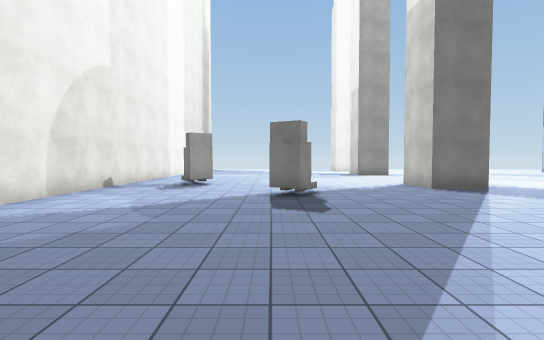
[1] (above)

17 first-person views from a walk through a 3-D level made in the Unity game engine. The camera is 1.5 m above the floor, tilts 2° down and sees 85° across. The floor is counted in squares, 2 m on a side. Each view is taken from the middle of a square. On the plan, view 1 faces up. The plan holds only what a view shows up to about 10 squares ahead; the rest is blank. The place goes on beyond the plan. Surface patterns are stand-ins for the level's own textures.

[2]
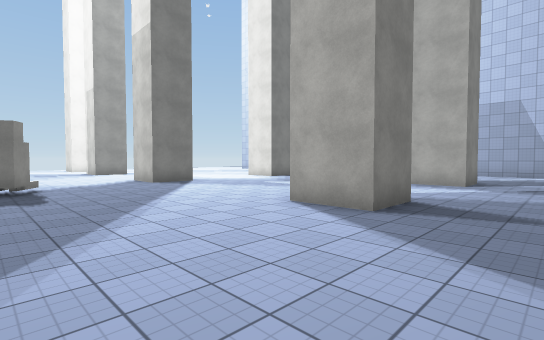

[3]
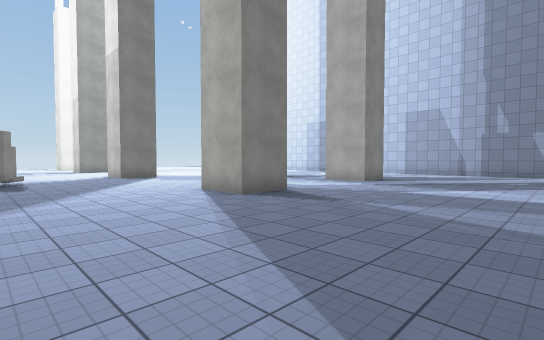

[4]
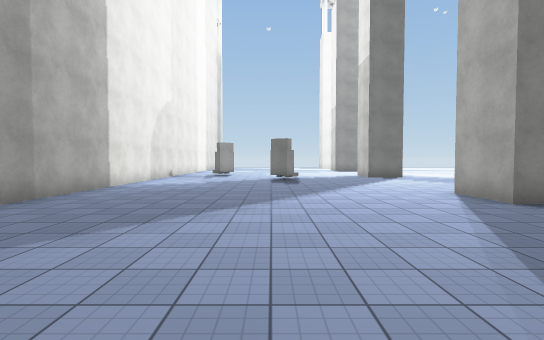

[5]
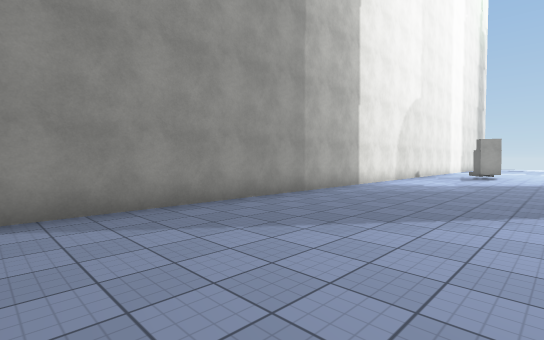

[6]
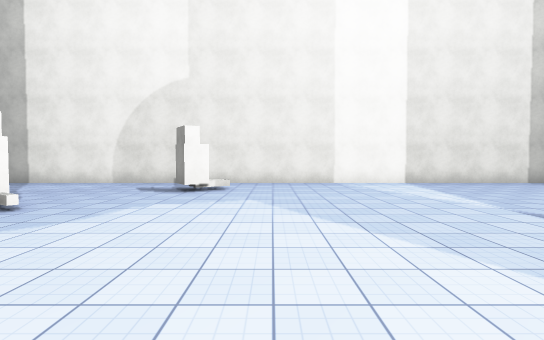

[7]
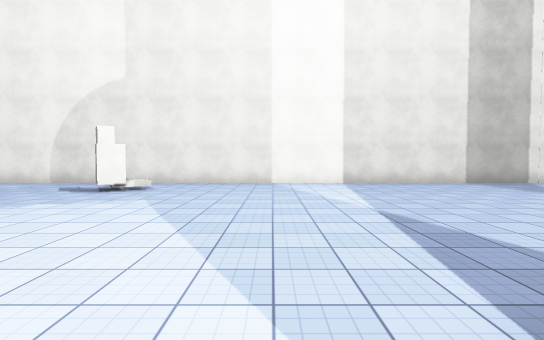

[8]
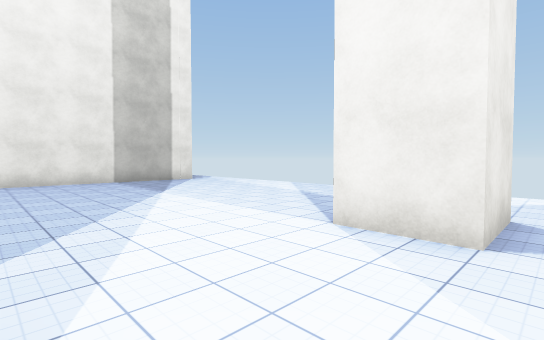

[9]
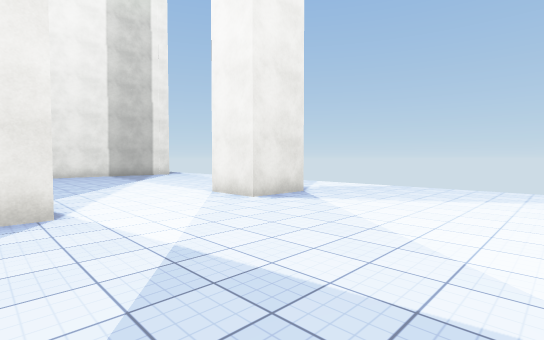

[10]
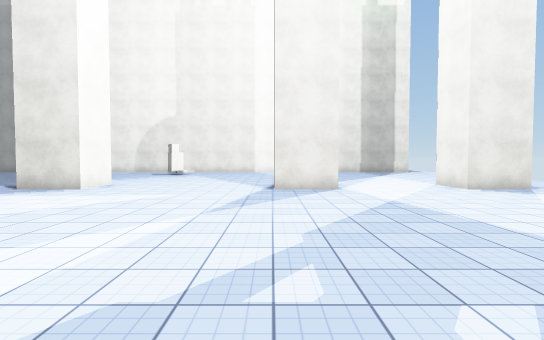

[11]
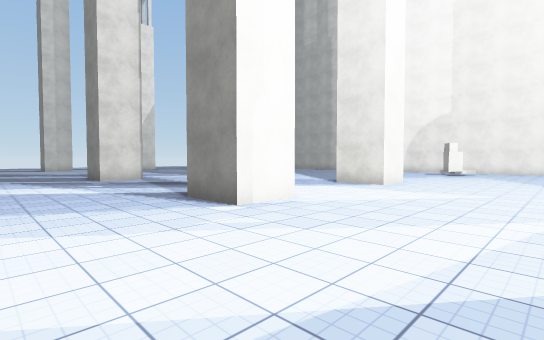

[12]
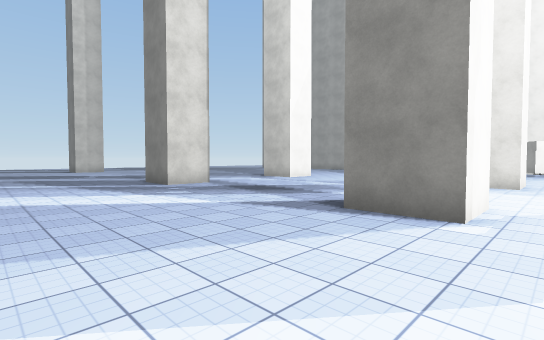

[13]
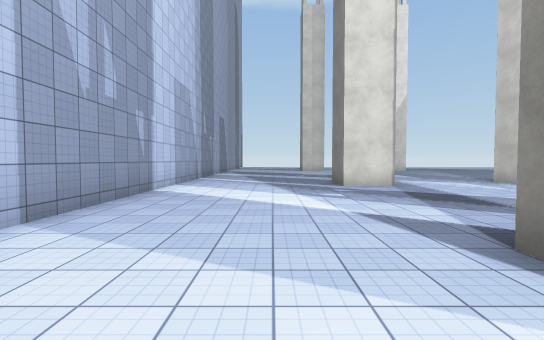

[14]
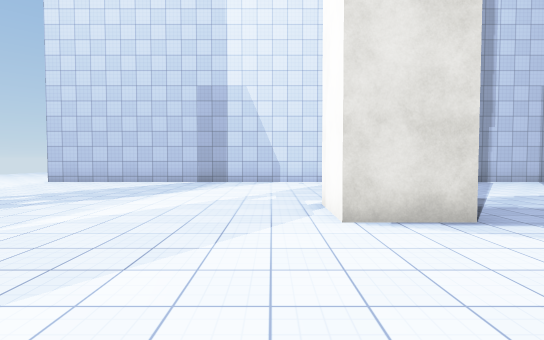

[15]
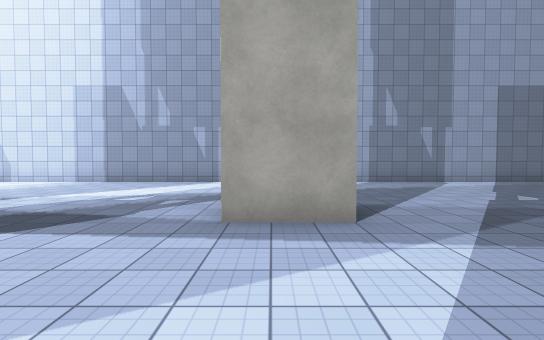

[16]
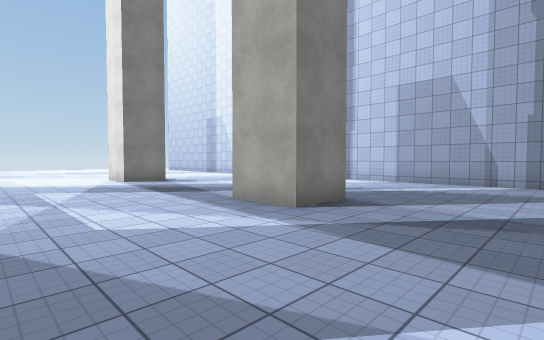

[17]
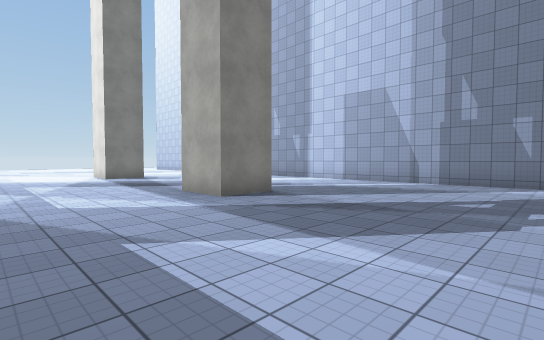

### Floor plan
Points are (right, up) in squares from view 1. A wall is a line through its corners. A room is listed if a view was taken in it or the views show most of it. See-through windows are left out.
Room 1 (views 1, 2, 3, 4, 5, 6, 7, 8, 9, 10, 11, 12, 13, 14, 15, 16, 17)
walls: (5.5, 9.2) (5.5, 7.5) (4.1, 7.5) (4.1, 9.2) (5.5, 9.2); (9.5, 7.5) (9.5, 9.2) (11, 9.2) (11, 7.5); (5.5, 15.8) (5.5, 14); (5.5, 1) (5.5, 0) (4.1, 0) (4.1, 1.6); (9.5, 1.6) (11, 1.6) (11, 0) (9.5, 0) (9.5, 1.6); (5.5, 20.6) (5.5, 18.9) (4, 18.9); (-4.5, 21.8) (-4.5, -4.9); (15.9, -5.5) (15.9, 17.5)
objects: forklift (-2, 9); forklift (0, 6) to (1, 6)

Where each view was taken, in squares from view 1:
view 1: 0 up, 0 right, facing up
view 2: 2 down, 0 right, facing up-right
view 3: 5 down, 0 right, facing up-right
view 4: 5 down, 0 right, facing up
view 5: 5 down, 0 right, facing up-left
view 6: 11 up, 5 right, facing left
view 7: 13 up, 5 right, facing left
view 8: 16 up, 6 right, facing up-left
view 9: 15 up, 10 right, facing up-left
view 10: 14 up, 13 right, facing left
view 11: 13 up, 14 right, facing down-left
view 12: 10 up, 15 right, facing down-left
view 13: 10 up, 13 right, facing down
view 14: 10 up, 6 right, facing right
view 15: 1 up, 6 right, facing right
view 16: 3 down, 6 right, facing up-right
view 17: 5 down, 6 right, facing up-right
